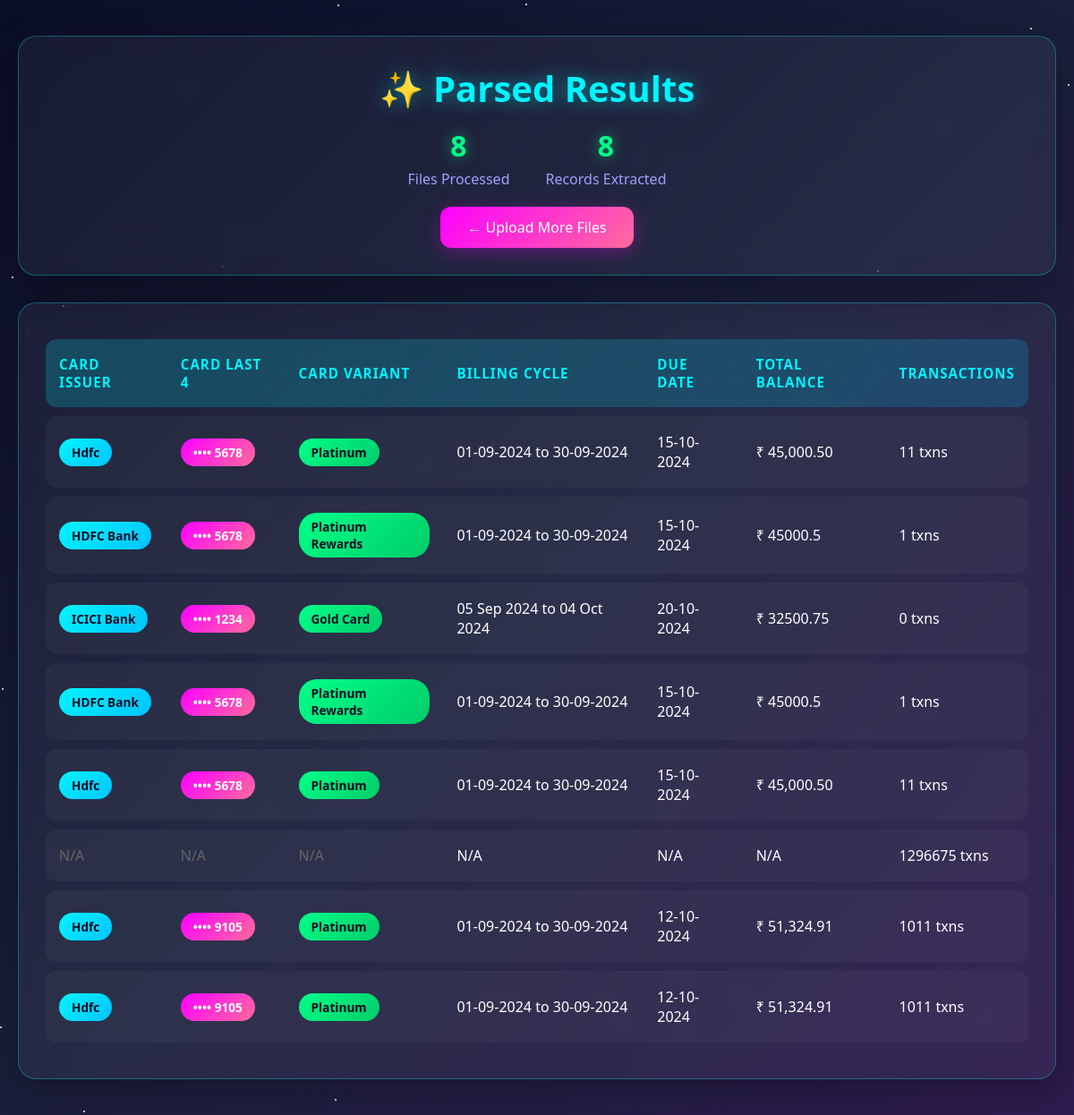
The app's page /results/1/ with its own data.
### parser/models.py (models this page shows, shortened)
class ParsedData(models.Model):
    uploaded_file = models.ForeignKey(UploadedFile, on_delete=models.CASCADE)
    card_issuer = models.CharField(max_length=100, blank=True)
    card_last_4 = models.CharField(max_length=4, blank=True)
    card_variant = models.CharField(max_length=100, blank=True)
    billing_cycle = models.CharField(max_length=100, blank=True)
    payment_due_date = models.CharField(max_length=100, blank=True)
    total_balance = models.CharField(max_length=100, blank=True)
    transaction_count = models.IntegerField(default=0)
    raw_data = models.JSONField(default=dict)

### parser/views.py (the view)
# urls.py: path('results/<int:batch_id>/', views.view_results, name='view_results'),
def view_results(request, batch_id):
    parsed_data = ParsedData.objects.filter(
        uploaded_file_id__gte=batch_id
    ).select_related('uploaded_file')
    return render(request, 'results.html', {
        'parsed_data': parsed_data,
        'total_files': parsed_data.count()
    })

### templates/results.html (shortened to what this page needs)
<!DOCTYPE html>
<html lang="en">
<head>
</head>
<body>
    <div class="stars" id="stars"></div>
    <div class="container">
        <div class="header">
            <h1>✨ Parsed Results</h1>
            <div class="stats">
                <div class="stat-item">
                    <div class="stat-value">{{ total_files }}</div>
                    <div class="stat-label">Files Processed</div>
                </div>
                <div class="stat-item">
                    <div class="stat-value">{{ parsed_data.count }}</div>
                    <div class="stat-label">Records Extracted</div>
                </div>
            </div>
            <center>
                <a href="/" class="back-btn">← Upload More Files</a>
            </center>
        </div>
        <div class="table-container">
            {% if parsed_data %}
            <table>
                <thead>
                    <tr>
                        <th>Card Issuer</th>
                        <th>Card Last 4</th>
                        <th>Card Variant</th>
                        <th>Billing Cycle</th>
                        <th>Due Date</th>
                        <th>Total Balance</th>
                        <th>Transactions</th>
                    </tr>
                </thead>
                <tbody>
                    {% for data in parsed_data %}
                    <tr>
                        <td>
                            {% if data.card_issuer %}
                            <span class="badge badge-issuer">{{ data.card_issuer }}</span>
                            {% else %}
                            <span style="color: #666;">N/A</span>
                            {% endif %}
                        </td>
                        <td>
                            {% if data.card_last_4 %}
                            <span class="badge badge-card">•••• {{ data.card_last_4 }}</span>
                            {% else %}
                            <span style="color: #666;">N/A</span>
                            {% endif %}
                        </td>
                        <td>
                            {% if data.card_variant %}
                            <span class="badge badge-variant">{{ data.card_variant }}</span>
                            {% else %}
                            <span style="color: #666;">N/A</span>
                            {% endif %}
                        </td>
                        <td>{{ data.billing_cycle|default:"N/A" }}</td>
                        <td>{{ data.payment_due_date|default:"N/A" }}</td>
                        <td>
                            {% if data.total_balance %}
                            ₹ {{ data.total_balance }}
                            {% else %}
                            N/A
                            {% endif %}
                        </td>
                        <td>{{ data.transaction_count }} txns</td>
                    </tr>
                    {% endfor %}
                </tbody>
            </table>
            {% else %}
            <div class="empty-state">
                <div class="empty-icon">📭</div>
                <h2>No Data Found</h2>
                <p>No records were parsed from the uploaded files.</p>
            </div>
            {% endif %}
        </div>
    </div>
</body>
</html>

### templates/results.html (style rules this page uses)
* { margin: 0; padding: 0; box-sizing: border-box; }
body { font-family: 'Segoe UI', Tahoma, Geneva, Verdana, sans-serif; background: linear-gradient(135deg, #0a0e27 0%, #1a1f3a 50%, #2d1b4e 100%); min-height: 100vh; padding: 40px 20px; position: relative; }
.stars { position: fixed; top: 0; left: 0; width: 100%; height: 100%; pointer-events: none; z-index: 1; }
.container { max-width: 1400px; margin: 0 auto; position: relative; z-index: 10; }
.header { background: rgba(255, 255, 255, 0.05); backdrop-filter: blur(10px); border-radius: 20px; padding: 30px; margin-bottom: 30px; border: 1px solid rgba(0, 245, 255, 0.3); box-shadow: 0 10px 40px rgba(0, 0, 0, 0.3); animation: slideDown 0.6s ease-out; }
h1 { color: #00f5ff; text-align: center; font-size: 2.5em; margin-bottom: 15px; text-shadow: 0 0 20px rgba(0, 245, 255, 0.5); }
.stats { display: flex; justify-content: center; gap: 40px; flex-wrap: wrap; }
.stat-item { text-align: center; }
.stat-value { font-size: 2em; color: #00ff88; font-weight: bold; text-shadow: 0 0 15px rgba(0, 255, 136, 0.5); }
.stat-label { color: #a0a0ff; margin-top: 5px; }
.back-btn { background: linear-gradient(135deg, #ff00ff, #ff6b9d); border: none; color: white; padding: 12px 30px; border-radius: 12px; cursor: pointer; font-size: 1em; transition: all 0.3s; margin-top: 20px; display: inline-block; text-decoration: none; box-shadow: 0 5px 20px rgba(255, 0, 255, 0.3); }
.table-container { background: rgba(255, 255, 255, 0.05); backdrop-filter: blur(10px); border-radius: 20px; padding: 30px; border: 1px solid rgba(0, 245, 255, 0.3); box-shadow: 0 10px 40px rgba(0, 0, 0, 0.3); overflow-x: auto; animation: fadeIn 0.8s ease-out; }
table { width: 100%; border-collapse: separate; border-spacing: 0 10px; }
thead tr { background: linear-gradient(135deg, rgba(0, 245, 255, 0.2), rgba(0, 195, 255, 0.2)); border-radius: 12px; }
th { color: #00f5ff; padding: 18px 15px; text-align: left; font-weight: 600; font-size: 0.95em; text-transform: uppercase; letter-spacing: 1px; border: none; }
th:first-child { border-top-left-radius: 12px; border-bottom-left-radius: 12px; }
th:last-child { border-top-right-radius: 12px; border-bottom-right-radius: 12px; }
tbody tr { background: rgba(255, 255, 255, 0.03); transition: all 0.3s; border-radius: 12px; animation: slideInRow 0.5s ease-out backwards; }
tbody tr:nth-child(1) { animation-delay: 0.1s; }
tbody tr:nth-child(2) { animation-delay: 0.2s; }
tbody tr:nth-child(3) { animation-delay: 0.3s; }
tbody tr:nth-child(4) { animation-delay: 0.4s; }
tbody tr:nth-child(5) { animation-delay: 0.5s; }
td { color: #ffffff; padding: 18px 15px; border: none; }
td:first-child { border-top-left-radius: 12px; border-bottom-left-radius: 12px; }
td:last-child { border-top-right-radius: 12px; border-bottom-right-radius: 12px; }
.badge { display: inline-block; padding: 6px 14px; border-radius: 20px; font-size: 0.85em; font-weight: 600; }
.badge-issuer { background: linear-gradient(135deg, #00f5ff, #00c3ff); color: #0a0e27; }
.badge-card { background: linear-gradient(135deg, #ff00ff, #ff6b9d); color: white; }
.badge-variant { background: linear-gradient(135deg, #00ff88, #00cc6a); color: #0a0e27; }

### records on screen
ParsedData: card_issuer "Hdfc", card_last_4 "5678", card_variant "Platinum", billing_cycle "01-09-2024 to 30-09-2024", payment_due_date "15-10-2024", total_balance "45,000.50", transaction_count "11"
ParsedData: card_issuer "HDFC Bank", card_last_4 "5678", card_variant "Platinum Rewards", billing_cycle "01-09-2024 to 30-09-2024", payment_due_date "15-10-2024", total_balance "45000.5", transaction_count "1"
ParsedData: card_issuer "ICICI Bank", card_last_4 "1234", card_variant "Gold Card", billing_cycle "05 Sep 2024 to 04 Oct 2024", payment_due_date "20-10-2024", total_balance "32500.75", transaction_count "0"
ParsedData: card_issuer "HDFC Bank", card_last_4 "5678", card_variant "Platinum Rewards", billing_cycle "01-09-2024 to 30-09-2024", payment_due_date "15-10-2024", total_balance "45000.5", transaction_count "1"
ParsedData: card_issuer "Hdfc", card_last_4 "5678", card_variant "Platinum", billing_cycle "01-09-2024 to 30-09-2024", payment_due_date "15-10-2024", total_balance "45,000.50", transaction_count "11"
ParsedData: card_issuer "N/A", card_last_4 "N/A", card_variant "N/A", billing_cycle "N/A", payment_due_date "N/A", total_balance "N/A", transaction_count "1296675"
ParsedData: card_issuer "Hdfc", card_last_4 "9105", card_variant "Platinum", billing_cycle "01-09-2024 to 30-09-2024", payment_due_date "12-10-2024", total_balance "51,324.91", transaction_count "1011"
ParsedData: card_issuer "Hdfc", card_last_4 "9105", card_variant "Platinum", billing_cycle "01-09-2024 to 30-09-2024", payment_due_date "12-10-2024", total_balance "51,324.91", transaction_count "1011"

### other values on screen
{{ total_files }} "8"
{{ parsed_data.count }} "8"
